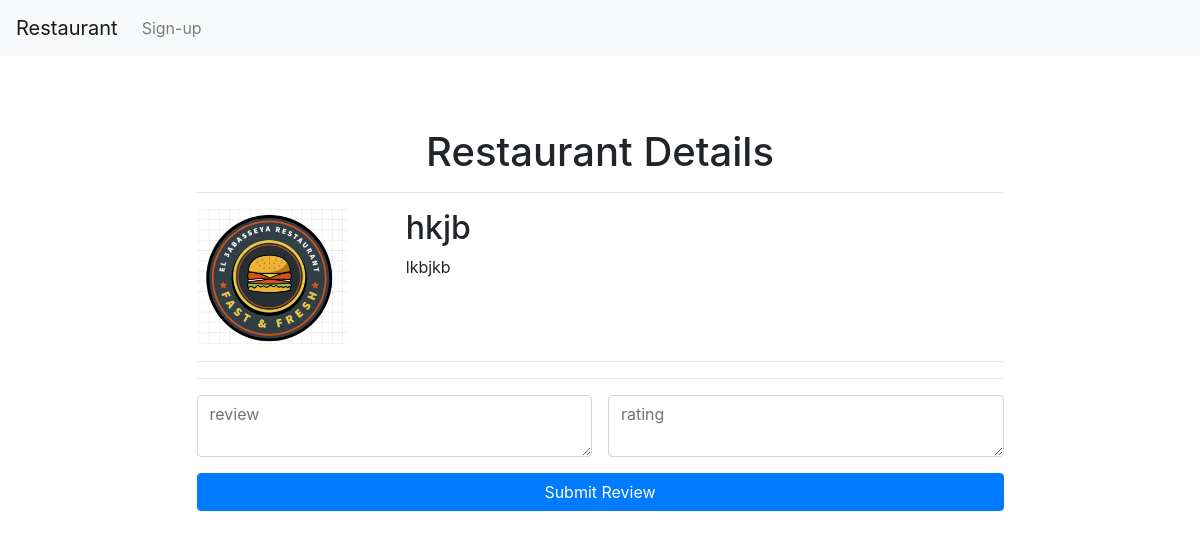
The page /restaurant/3 on the database as committed earlier.
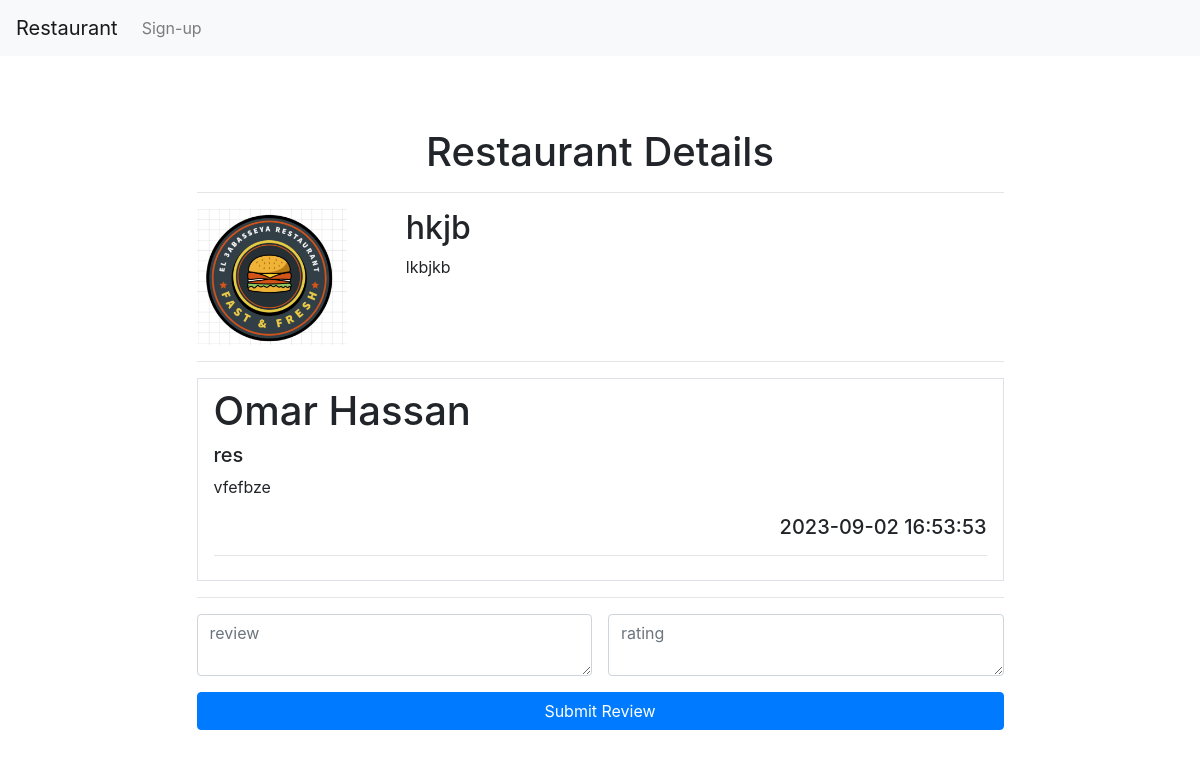
The same page on the database as committed later.
### tables this page shows
CREATE TABLE restaurants (
            id INTEGER PRIMARY KEY AUTOINCREMENT,
            title TEXT NOT NULL UNIQUE,
            description TEXT,
            image_url TEXT
           
        );

CREATE TABLE reviews (
            id INTEGER PRIMARY KEY AUTOINCREMENT,
            user_id INTEGER NOT NULL,
            restaurant_id INTEGER NOT NULL,
            rating INTEGER NOT NULL,
            review TEXT NOT NULL,
            timestamp TIMESTAMP DEFAULT CURRENT_TIMESTAMP,
            FOREIGN KEY (user_id) REFERENCES users (id),
            FOREIGN KEY (restaurant_id) REFERENCES restaurants (id)
           
        );

CREATE TABLE users (
			id INTEGER PRIMARY KEY AUTOINCREMENT,
            first_name TEXT NOT NULL,
            last_name TEXT NOT NULL,
            email TEXT NOT NULL UNIQUE,
			username TEXT NOT NULL UNIQUE,
			password TEXT NOT NULL
		);

### app.py (the view)
@app.route('/restaurant/<restaurant_id>',methods=['GET','POST'])
def getrestaurant(restaurant_id):
    if request.method == 'POST':
        review = request.form['review']
        rating = request.form['rating']
        user_id = session['user_id']
        db.add_review(connection, user_id, restaurant_id, rating, review)
        return redirect(url_for("getrestaurant", restaurant_id=restaurant_id))
    else:
        return render_template('view-restaurant.html', restaurant=db.get_restaurant(connection, restaurant_id), reviews = db.get_reviews_for_restaurant(connection, restaurant_id))

### db.py (called while the page is built)
def get_restaurant(connection, restaurant_id):
    cursor = connection.cursor()
    query = '''SELECT * FROM restaurants WHERE id = ?'''
    cursor.execute(query, (restaurant_id,))
    return cursor.fetchone()

def get_reviews_for_restaurant(connection, restaurant_id):
    cursor = connection.cursor()
    query = '''
        SELECT  users.first_name, users.last_name, reviews.review, reviews.rating, reviews.timestamp
        FROM reviews
        JOIN users ON reviews.user_id = users.id
        WHERE reviews.restaurant_id = ?
    '''
    cursor.execute(query, (restaurant_id,))
    return cursor.fetchall()

### templates/view-restaurant.html (shortened to what this page needs)
<!DOCTYPE html>
<html lang="en">
<head>
    <link rel="stylesheet" href="https://maxcdn.bootstrapcdn.com/bootstrap/4.5.2/css/bootstrap.min.css">
</head>
<body>
    <nav class="navbar navbar-expand-lg navbar-light bg-light">
        <a class="navbar-brand" href="#">Restaurant</a>
        <div class="collapse navbar-collapse" id="navbarScroll">
          <ul class="navbar-nav mr-auto my-2 my-lg-0 navbar-nav-scroll" style="max-height: 100px;">
            {% if 'username' not in session %}
            <li class="nav-item">
              <a class="nav-link" href="/signup">Sign-up</a>
            </li>
            {% endif %}
          </ul>
        </div>
      </nav>
    <div class="container">
        <div class="row justify-content-center">
            <div class="col-md-9 col-lg-9 form-container p-4 mt-5 me-1">
                <div class="row mb-3">
                    <div class="col-12 text-center">
                        <h1>Restaurant Details</h1>
                        <hr/>
                    </div>
                    <div class="col-3">
                        <img src="{{url_for('static', filename=restaurant[3])}}" alt="" width="150" class="img-fluid" />
                    </div>
                    <div class="col">
                        <h2>{{restaurant[1]}}</h2>
                        <p>{{restaurant[2]}}</p>
                    </div>
                </div>
                <hr />
                <div>
                    {% for review in reviews %}
                    <div class="col-md-12 col-lg-12 py-2 px-3 mt-1 border border-3">
                        <h1>{{review[0]}} {{review[1]}}</h1>
                        <h5>{{review[2]}}</h5>
                        <p>{{review[3]}}</p>
                        <div class="text-right">
                            <h5>{{review[4]}}</h5>
                        </div>
                        <hr/>
                    </div>
                    {% endfor %}
                </div>
                <hr />
                <form class="login-form" method="post"
                    action="{{ url_for('getrestaurant', restaurant_id=restaurant[0]) }}">
                    <div class="d-flex flex-column">
                        <div class="mb-3 d-inline-flex">
                            <textarea class="form-control mr-2" placeholder="review" required name="review"></textarea>
                            <textarea type="number" class="form-control ml-2" placeholder="rating" required name="rating"></textarea>
                        </div>
                        <button type="submit" class="btn btn-primary">Submit Review</button>
                    </div>
                </form>
            </div>
        </div>
    </div>
</body>
</html>

Rows that differ between the two databases and show on the page:
added reviews: first_name "Omar", last_name "Hassan", review "res", rating "vfefbze", timestamp "2023-09-02 16:53:53"
